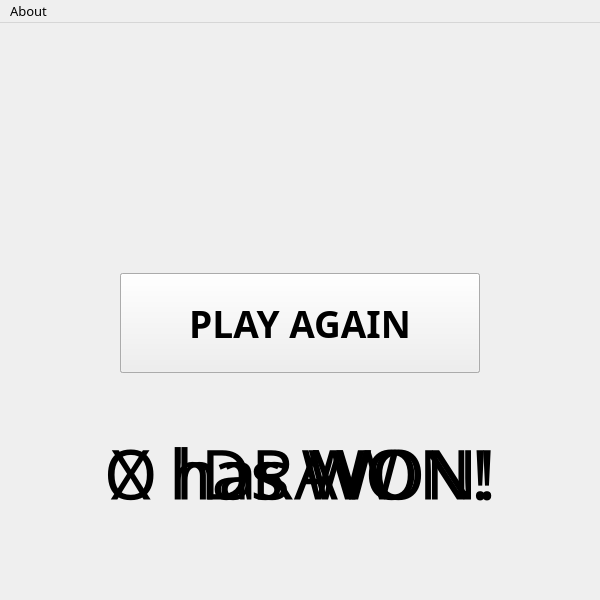
<?xml version="1.0" encoding="UTF-8"?>
<ui version="4.0">
 <class>MainWindow</class>
 <widget class="QMainWindow" name="MainWindow">
  <property name="geometry">
   <rect>
    <x>0</x>
    <y>0</y>
    <width>600</width>
    <height>600</height>
   </rect>
  </property>
  <property name="font">
   <font>
    <family>Lemon</family>
    <pointsize>10</pointsize>
   </font>
  </property>
  <property name="windowTitle">
   <string>TicTacToe </string>
  </property>
  <widget class="QWidget" name="centralwidget">
   <widget class="QLabel" name="background">
    <property name="geometry">
     <rect>
      <x>0</x>
      <y>0</y>
      <width>600</width>
      <height>600</height>
     </rect>
    </property>
    <property name="text">
     <string/>
    </property>
   </widget>
   <widget class="QLabel" name="gamelabel1">
    <property name="geometry">
     <rect>
      <x>0</x>
      <y>0</y>
      <width>200</width>
      <height>200</height>
     </rect>
    </property>
    <property name="text">
     <string/>
    </property>
   </widget>
   <widget class="QLabel" name="gamelabel2">
    <property name="geometry">
     <rect>
      <x>200</x>
      <y>0</y>
      <width>200</width>
      <height>200</height>
     </rect>
    </property>
    <property name="font">
     <font>
      <family>Fira Code</family>
      <pointsize>10</pointsize>
     </font>
    </property>
    <property name="text">
     <string/>
    </property>
   </widget>
   <widget class="QLabel" name="gamelabel3">
    <property name="geometry">
     <rect>
      <x>400</x>
      <y>0</y>
      <width>200</width>
      <height>200</height>
     </rect>
    </property>
    <property name="text">
     <string/>
    </property>
   </widget>
   <widget class="QLabel" name="gamelabel6">
    <property name="geometry">
     <rect>
      <x>400</x>
      <y>200</y>
      <width>200</width>
      <height>200</height>
     </rect>
    </property>
    <property name="text">
     <string/>
    </property>
   </widget>
   <widget class="QLabel" name="gamelabel4">
    <property name="geometry">
     <rect>
      <x>0</x>
      <y>200</y>
      <width>200</width>
      <height>200</height>
     </rect>
    </property>
    <property name="text">
     <string/>
    </property>
   </widget>
   <widget class="QLabel" name="gamelabel5">
    <property name="geometry">
     <rect>
      <x>200</x>
      <y>200</y>
      <width>200</width>
      <height>200</height>
     </rect>
    </property>
    <property name="text">
     <string/>
    </property>
   </widget>
   <widget class="QLabel" name="gamelabel9">
    <property name="geometry">
     <rect>
      <x>400</x>
      <y>400</y>
      <width>200</width>
      <height>200</height>
     </rect>
    </property>
    <property name="text">
     <string/>
    </property>
   </widget>
   <widget class="QLabel" name="gamelabel8">
    <property name="geometry">
     <rect>
      <x>200</x>
      <y>400</y>
      <width>200</width>
      <height>200</height>
     </rect>
    </property>
    <property name="text">
     <string/>
    </property>
   </widget>
   <widget class="QLabel" name="gamelabel7">
    <property name="geometry">
     <rect>
      <x>0</x>
      <y>400</y>
      <width>200</width>
      <height>200</height>
     </rect>
    </property>
    <property name="text">
     <string/>
    </property>
   </widget>
   <widget class="QPushButton" name="playButton">
    <property name="geometry">
     <rect>
      <x>120</x>
      <y>250</y>
      <width>360</width>
      <height>100</height>
     </rect>
    </property>
    <property name="font">
     <font>
      <family>Orbitron</family>
      <pointsize>36</pointsize>
      <bold>true</bold>
      <underline>false</underline>
     </font>
    </property>
    <property name="text">
     <string>PLAY</string>
    </property>
   </widget>
   <widget class="QPushButton" name="playAgainButton">
    <property name="geometry">
     <rect>
      <x>120</x>
      <y>250</y>
      <width>360</width>
      <height>100</height>
     </rect>
    </property>
    <property name="font">
     <font>
      <family>Orbitron</family>
      <pointsize>28</pointsize>
      <bold>true</bold>
      <underline>false</underline>
     </font>
    </property>
    <property name="text">
     <string>PLAY AGAIN</string>
    </property>
   </widget>
   <widget class="QLabel" name="winnerX">
    <property name="geometry">
     <rect>
      <x>50</x>
      <y>400</y>
      <width>500</width>
      <height>100</height>
     </rect>
    </property>
    <property name="font">
     <font>
      <family>Bungee Inline</family>
      <pointsize>52</pointsize>
      <bold>false</bold>
     </font>
    </property>
    <property name="text">
     <string>X has WON!</string>
    </property>
    <property name="alignment">
     <set>Qt::AlignCenter</set>
    </property>
   </widget>
   <widget class="QLabel" name="winnerO">
    <property name="geometry">
     <rect>
      <x>50</x>
      <y>400</y>
      <width>500</width>
      <height>100</height>
     </rect>
    </property>
    <property name="font">
     <font>
      <family>Bungee Inline</family>
      <pointsize>52</pointsize>
      <bold>false</bold>
     </font>
    </property>
    <property name="text">
     <string>O has WON!</string>
    </property>
    <property name="alignment">
     <set>Qt::AlignCenter</set>
    </property>
   </widget>
   <widget class="QLabel" name="drawLabel">
    <property name="geometry">
     <rect>
      <x>50</x>
      <y>400</y>
      <width>500</width>
      <height>100</height>
     </rect>
    </property>
    <property name="font">
     <font>
      <family>Bungee Inline</family>
      <pointsize>52</pointsize>
      <bold>false</bold>
     </font>
    </property>
    <property name="text">
     <string>DRAW</string>
    </property>
    <property name="alignment">
     <set>Qt::AlignCenter</set>
    </property>
   </widget>
  </widget>
  <widget class="QMenuBar" name="menubar">
   <property name="geometry">
    <rect>
     <x>0</x>
     <y>0</y>
     <width>600</width>
     <height>22</height>
    </rect>
   </property>
   <property name="font">
    <font>
     <family>Fira Code</family>
     <pointsize>10</pointsize>
    </font>
   </property>
   <widget class="QMenu" name="menuAbout">
    <property name="title">
     <string>About</string>
    </property>
    <addaction name="actionAbout"/>
   </widget>
   <addaction name="menuAbout"/>
  </widget>
  <action name="actionAbout">
   <property name="text">
    <string>About</string>
   </property>
  </action>
 </widget>
 <resources/>
 <connections/>
</ui>
